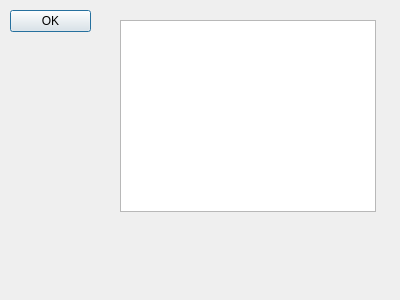
<?xml version="1.0" encoding="UTF-8"?>
<ui version="4.0">
 <class>Dialog</class>
 <widget class="QDialog" name="Dialog">
  <property name="geometry">
   <rect>
    <x>0</x>
    <y>0</y>
    <width>400</width>
    <height>300</height>
   </rect>
  </property>
  <property name="windowTitle">
   <string>Dialog</string>
  </property>
  <widget class="QDialogButtonBox" name="buttonBox">
   <property name="geometry">
    <rect>
     <x>10</x>
     <y>10</y>
     <width>81</width>
     <height>241</height>
    </rect>
   </property>
   <property name="orientation">
    <enum>Qt::Vertical</enum>
   </property>
   <property name="standardButtons">
    <set>QDialogButtonBox::Ok</set>
   </property>
  </widget>
  <widget class="SmizzleGraphicsView" name="graphicsView">
   <property name="geometry">
    <rect>
     <x>120</x>
     <y>20</y>
     <width>256</width>
     <height>192</height>
    </rect>
   </property>
  </widget>
 </widget>
 <customwidgets>
  <customwidget>
   <class>SmizzleGraphicsView</class>
   <extends>QGraphicsView</extends>
   <header>smizzleGraphicsView.h</header>
  </customwidget>
 </customwidgets>
 <resources/>
 <connections>
  <connection>
   <sender>buttonBox</sender>
   <signal>accepted()</signal>
   <receiver>Dialog</receiver>
   <slot>accept()</slot>
   <hints>
    <hint type="sourcelabel">
     <x>248</x>
     <y>254</y>
    </hint>
    <hint type="destinationlabel">
     <x>157</x>
     <y>274</y>
    </hint>
   </hints>
  </connection>
  <connection>
   <sender>buttonBox</sender>
   <signal>rejected()</signal>
   <receiver>Dialog</receiver>
   <slot>reject()</slot>
   <hints>
    <hint type="sourcelabel">
     <x>316</x>
     <y>260</y>
    </hint>
    <hint type="destinationlabel">
     <x>286</x>
     <y>274</y>
    </hint>
   </hints>
  </connection>
 </connections>
</ui>
